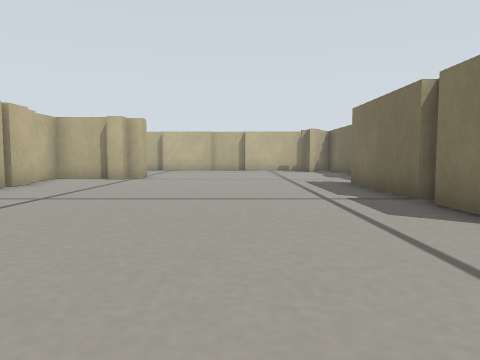
view 1 (above)

22 first-person views from a walk through a world built for the Gazebo simulator. The camera is 0.15 m above the floor, tilts 4° down and sees 70° across. The floor is counted in squares, 0.2 m on a side. Each view is taken from the middle of a square. On the plan, view 1 faces up. The plan holds only what a view shows up to about 11 squares ahead; the rest is blank.

view 2
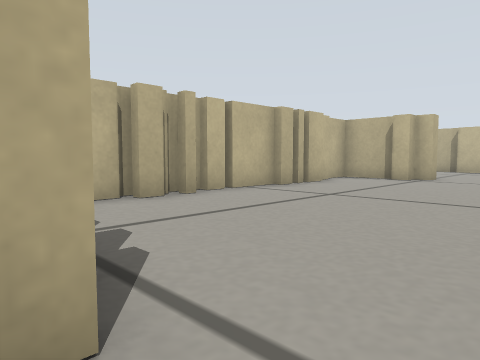

view 3
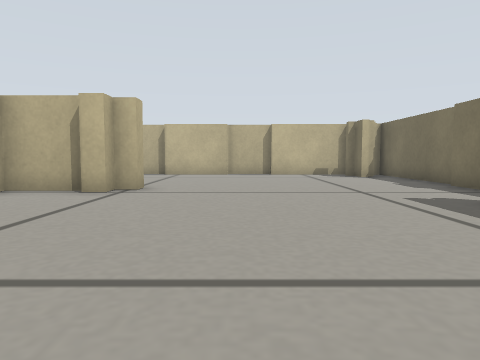

view 4
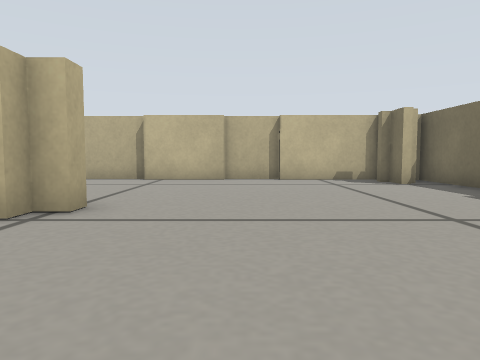

view 5
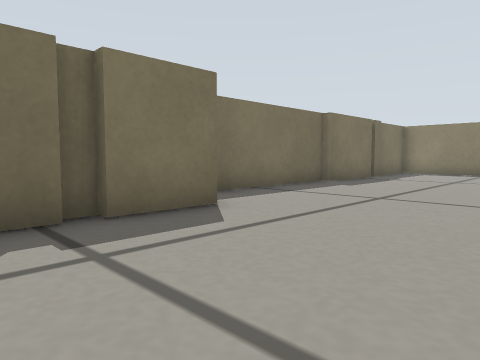

view 6
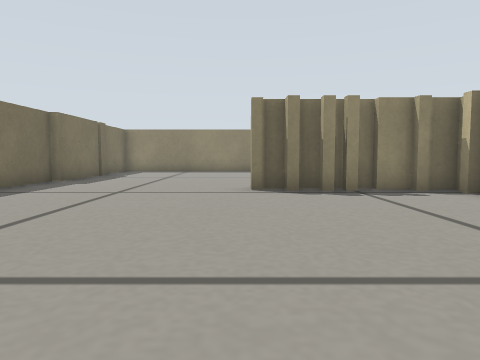

view 7
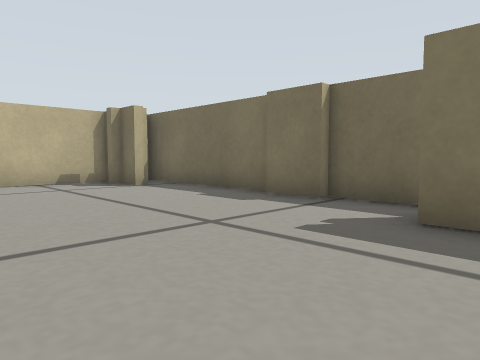

view 8
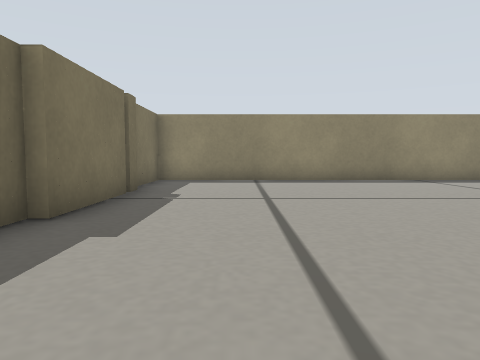

view 9
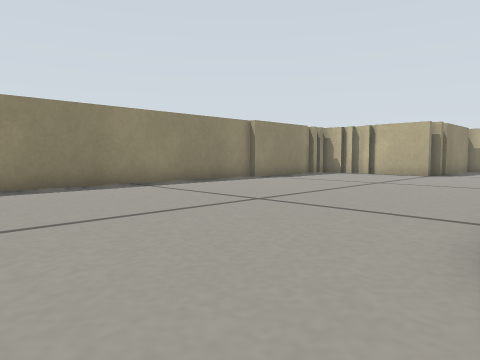

view 10
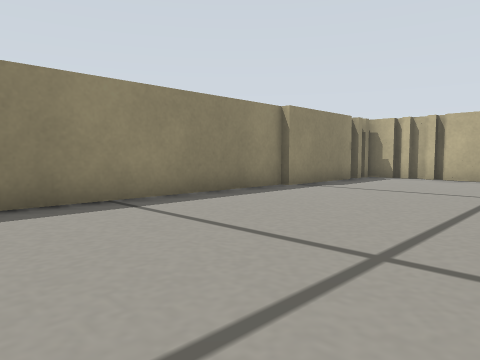

view 11
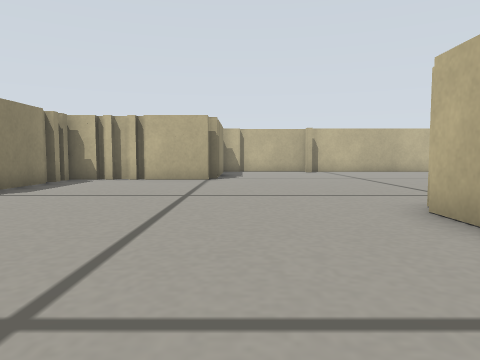

view 12
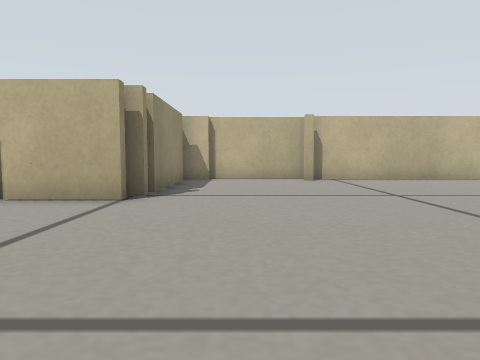

view 13
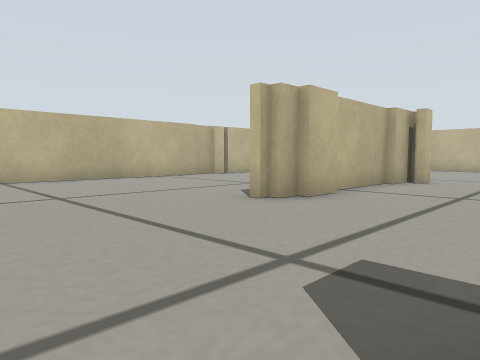

view 14
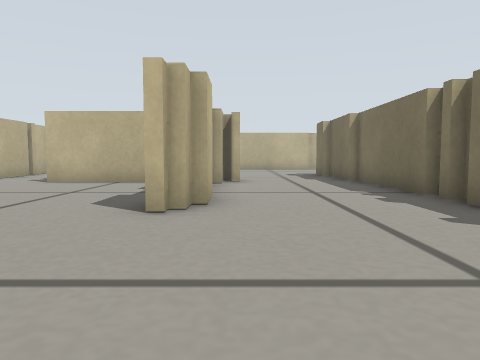

view 15
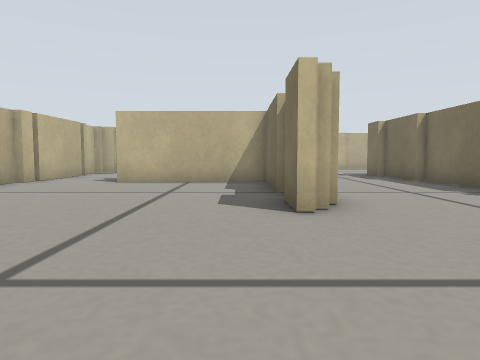

view 16
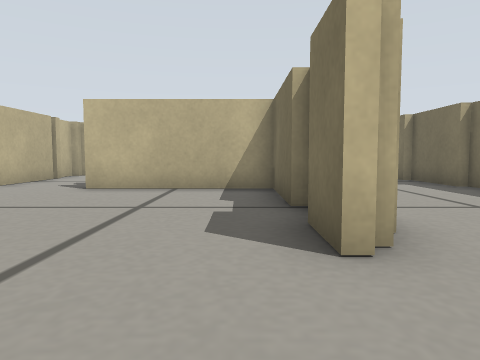

view 17
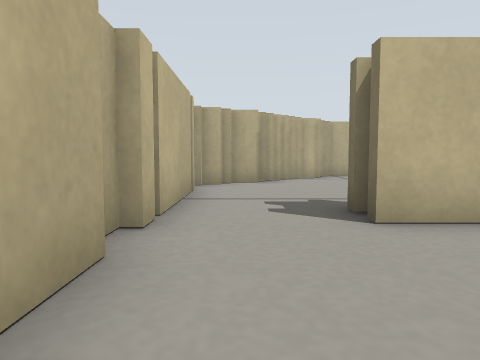

view 18
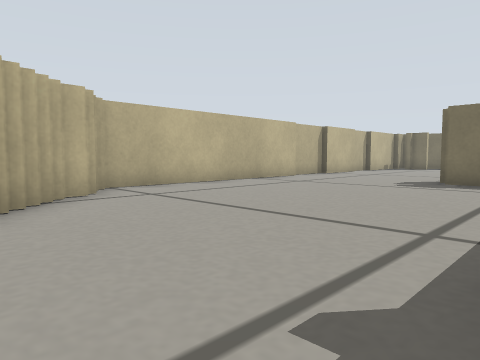

view 19
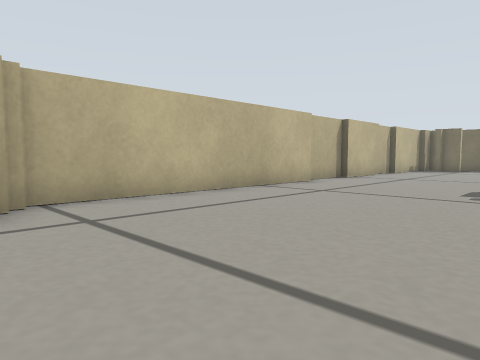

view 20
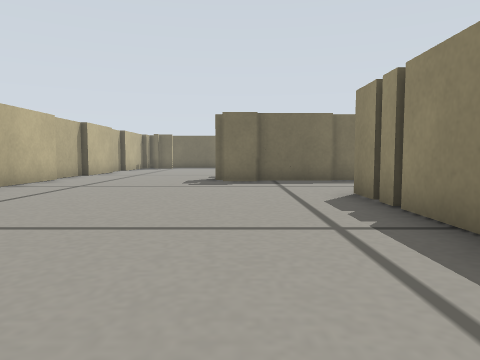

view 21
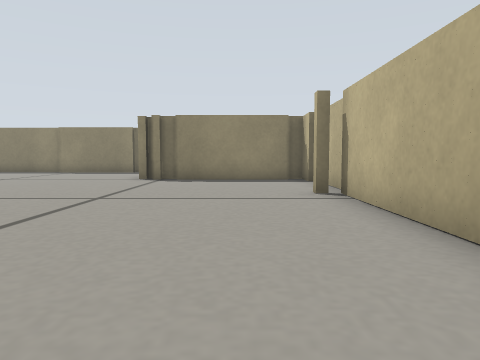

view 22
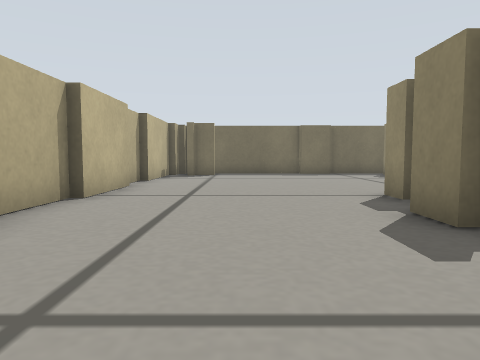

### Floor plan
Points are (right, up) in squares from view 1. A wall is a line through its corners. A room is listed if a view was taken in it or the views show most of it. See-through windows are left out.
Room 1 (views 1, 2, 3, 4, 5, 6, 7, 8, 9)
walls: (3, 5.6) (3, 9.2); (3.3, 5.1) (3.3, 5.8); (-3.2, 11.5) (-3.7, 11.5) (-3.7, 11) (-4.2, 11); (4.5, 9.6) (4.5, 11.2); (4.2, 11.1) (4.2, 12.5); (-4.2, 11.2) (-6, 11.2) (-6, 10.1); (3, 3.4) (3, 5.2); (-5.5, 8) (-5.5, 7); (-5.5, 9.1) (-5.5, 8.2); (-5.7, 7) (-5.7, 4.8); (4.5, 12.6) (4.5, 17.5); (-6, 4.9) (-6, 3.9); (-5.5, 3.6) (-5.5, 3); (-2, 0.8) (-2, 0.3) (-1.5, 0.3); (-1.2, 0.6) (-1.2, 0.1); (-5.7, 2.9) (-5.7, 2.2); (-6, 3.2) (-6, 2.8); (3.3, 15.9) (3.3, 16.8); (-4.1, 0.3) (-2.2, 0.3); (-4.9, 0.5) (-4, 0.5); (4.5, -0.4) (4.5, 2.2); (-5.9, 0.5) (-5.1, 0.5); (-1.5, 17.7) (-2.5, 17.7); (0.4, 18) (-1.5, 18); (3.4, 17.7) (0.2, 17.7)
ways out: opening at (-2.1, 14) to room 2; opening at (1.5, 0.5) to room 2
Room 2 (views 10, 11, 12, 13, 14, 15, 16, 17, 18, 19, 20, 21, 22)
walls: (-10.7, 4.4) (-10.7, 3.8); (-11.2, 3.5) (-11.2, 4.8); (-10.5, 5.4) (-10.5, 4.2); (-6.5, 5.5) (-6.5, 9.2); (-11.2, 6) (-11.2, 8.7) (-15.5, 8.7); (-5.5, -0.5) (-6.5, -0.5); (-10.7, 8.4) (-10.7, 5.6); (-6.7, 9.1) (-6.7, 11.5); (-10, 9.6) (-10, 9); (-11.2, 9.7) (-10.5, 9.7) (-10.5, 8.2); (-12, 9.7) (-11.5, 9.7); (-13.2, -3.6) (-13.2, -4.1); (-12.8, -3.9) (-12.8, -6.5); (-13.9, 9.7) (-12.2, 9.7); (-14, -4) (-13.5, -4); (-7, 11.4) (-7, 12.5); (-18.2, -0.5) (-18.2, -1.8); (-6.5, 12.7) (-5.5, 12.7); (-18, 7.5) (-18, 0.2); (-13, -6.5) (-13, -7); (-4.2, 12.2) (-3.5, 12.2); (-12.8, -6.9) (-12.8, -8.4); (-3.2, 12) (-3.2, 11.5); (-18.2, 8.5) (-18.2, 7.9); (-18, -3) (-18, -4); (-18, 9) (-18, 8.5); (-17.6, -3.7) (-14, -3.7); (-11.4, -8.2) (-8, -8.2); (-8.1, -8.5) (4.5, -8.5) (4.5, -6.2); (-18, 12) (-18, 9.2); (-16.4, 14.5) (-17.2, 14.5); (4.5, -2.1) (4.5, -0.4); (-14.4, 16.5) (-15, 16.5); (-6.1, 17.7) (-13.8, 17.7); (4.2, -4.8) (4.2, -1.9); (4.2, -5.5) (4.2, -5); (-4, 18) (-6, 18); (-2.5, 17.7) (-4, 17.7)
ways out: opening at (-2.1, 14) to room 1; opening at (1.5, 0.5) to room 1

Positions as (right, up) in squares from view 1, and headings:
1: (0, 0), facing up
2: (0, 0), facing up-left
3: (-1, 4), facing up
4: (-1, 7), facing up
5: (-1, 7), facing down-right
6: (-1, 8), facing down
7: (-1, 8), facing up-right
8: (2, 2), facing down
9: (1, 0), facing down-left
10: (-1, -3), facing down-left
11: (-2, -3), facing left
12: (-7, -2), facing left
13: (-7, -1), facing up-left
14: (-10, -1), facing up
15: (-12, -1), facing up
16: (-12, 1), facing up
17: (-17, 5), facing up
18: (-17, 10), facing up-right
19: (-15, 12), facing up-right
20: (-17, 12), facing right
21: (-16, 7), facing down
22: (-10, 15), facing right
